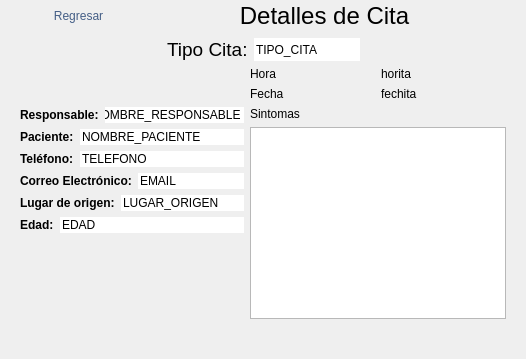
          <widget class="QWidget" name="page_6">
           <layout class="QGridLayout" name="gridLayout_4">
            <property name="leftMargin">
             <number>0</number>
            </property>
            <property name="topMargin">
             <number>0</number>
            </property>
            <property name="rightMargin">
             <number>0</number>
            </property>
            <property name="bottomMargin">
             <number>0</number>
            </property>
            <item row="4" column="2">
             <spacer name="verticalSpacer_29">
              <property name="orientation">
               <enum>Qt::Vertical</enum>
              </property>
              <property name="sizeType">
               <enum>QSizePolicy::Expanding</enum>
              </property>
              <property name="sizeHint" stdset="0">
               <size>
                <width>20</width>
                <height>40</height>
               </size>
              </property>
             </spacer>
            </item>
            <item row="1" column="1" colspan="2">
             <layout class="QHBoxLayout" name="horizontalLayout_71">
              <item>
               <spacer name="horizontalSpacer_81">
                <property name="orientation">
                 <enum>Qt::Horizontal</enum>
                </property>
                <property name="sizeHint" stdset="0">
                 <size>
                  <width>40</width>
                  <height>20</height>
                 </size>
                </property>
               </spacer>
              </item>
              <item>
               <widget class="QLabel" name="label_4">
                <property name="text">
                 <string>&lt;html&gt;&lt;head/&gt;&lt;body&gt;&lt;p&gt;&lt;span style=&quot; font-size:14pt;&quot;&gt;Tipo Cita:&lt;/span&gt;&lt;/p&gt;&lt;/body&gt;&lt;/html&gt;</string>
                </property>
               </widget>
              </item>
              <item>
               <widget class="QLineEdit" name="tipoCita">
                <property name="sizePolicy">
                 <sizepolicy hsizetype="Preferred" vsizetype="Preferred">
                  <horstretch>0</horstretch>
                  <verstretch>0</verstretch>
                 </sizepolicy>
                </property>
                <property name="styleSheet">
                 <string notr="true">border:none;</string>
                </property>
                <property name="inputMask">
                 <string/>
                </property>
                <property name="text">
                 <string>TIPO_CITA</string>
                </property>
                <property name="readOnly">
                 <bool>true</bool>
                </property>
               </widget>
              </item>
              <item>
               <spacer name="horizontalSpacer_82">
                <property name="orientation">
                 <enum>Qt::Horizontal</enum>
                </property>
                <property name="sizeHint" stdset="0">
                 <size>
                  <width>40</width>
                  <height>20</height>
                 </size>
                </property>
               </spacer>
              </item>
             </layout>
            </item>
            <item row="3" column="1">
             <spacer name="verticalSpacer_29">
              <property name="orientation">
               <enum>Qt::Vertical</enum>
              </property>
              <property name="sizeType">
               <enum>QSizePolicy::Expanding</enum>
              </property>
              <property name="sizeHint" stdset="0">
               <size>
                <width>20</width>
                <height>40</height>
               </size>
              </property>
             </spacer>
            </item>
            <item row="2" column="1">
             <layout class="QVBoxLayout" name="verticalLayout_33">
              <item>
               <spacer name="verticalSpacer_30">
                <property name="orientation">
                 <enum>Qt::Vertical</enum>
                </property>
                <property name="sizeType">
                 <enum>QSizePolicy::Minimum</enum>
                </property>
                <property name="sizeHint" stdset="0">
                 <size>
                  <width>20</width>
                  <height>40</height>
                 </size>
                </property>
               </spacer>
              </item>
              <item>
               <layout class="QHBoxLayout" name="horizontalLayout_54">
                <item>
                 <widget class="QLabel" name="label_5">
                  <property name="text">
                   <string>&lt;html&gt;&lt;head/&gt;&lt;body&gt;&lt;p&gt;&lt;span style=&quot; font-weight:600;&quot;&gt;Responsable:&lt;/span&gt;&lt;/p&gt;&lt;/body&gt;&lt;/html&gt;</string>
                  </property>
                 </widget>
                </item>
                <item>
                 <widget class="QLineEdit" name="Responsable">
                  <property name="styleSheet">
                   <string notr="true">border:none;</string>
                  </property>
                  <property name="text">
                   <string>NOMBRE_RESPONSABLE</string>
                  </property>
                  <property name="readOnly">
                   <bool>true</bool>
                  </property>
                 </widget>
                </item>
               </layout>
              </item>
              <item>
               <layout class="QHBoxLayout" name="horizontalLayout_55">
                <item>
                 <widget class="QLabel" name="label_6">
                  <property name="text">
                   <string>&lt;html&gt;&lt;head/&gt;&lt;body&gt;&lt;p&gt;&lt;span style=&quot; font-weight:600;&quot;&gt;Paciente:&lt;/span&gt;&lt;/p&gt;&lt;/body&gt;&lt;/html&gt;</string>
                  </property>
                 </widget>
                </item>
                <item>
                 <widget class="QLineEdit" name="paciente">
                  <property name="styleSheet">
                   <string notr="true">border:none;</string>
                  </property>
                  <property name="text">
                   <string>NOMBRE_PACIENTE</string>
                  </property>
                  <property name="readOnly">
                   <bool>true</bool>
                  </property>
                 </widget>
                </item>
               </layout>
              </item>
              <item>
               <layout class="QHBoxLayout" name="horizontalLayout_56">
                <item>
                 <widget class="QLabel" name="label_7">
                  <property name="text">
                   <string>&lt;html&gt;&lt;head/&gt;&lt;body&gt;&lt;p&gt;&lt;span style=&quot; font-weight:600;&quot;&gt;Teléfono:&lt;/span&gt;&lt;/p&gt;&lt;/body&gt;&lt;/html&gt;</string>
                  </property>
                 </widget>
                </item>
                <item>
                 <widget class="QLineEdit" name="telelefono">
                  <property name="styleSheet">
                   <string notr="true">border:none;</string>
                  </property>
                  <property name="text">
                   <string>TELEFONO</string>
                  </property>
                  <property name="readOnly">
                   <bool>true</bool>
                  </property>
                 </widget>
                </item>
               </layout>
              </item>
              <item>
               <layout class="QHBoxLayout" name="horizontalLayout_57">
                <item>
                 <widget class="QLabel" name="label_8">
                  <property name="text">
                   <string>&lt;html&gt;&lt;head/&gt;&lt;body&gt;&lt;p&gt;&lt;span style=&quot; font-weight:600;&quot;&gt;Correo Electrónico:&lt;/span&gt;&lt;/p&gt;&lt;/body&gt;&lt;/html&gt;</string>
                  </property>
                 </widget>
                </item>
                <item>
                 <widget class="QLineEdit" name="correo">
                  <property name="styleSheet">
                   <string notr="true">border:none;</string>
                  </property>
                  <property name="text">
                   <string>EMAIL</string>
                  </property>
                  <property name="readOnly">
                   <bool>true</bool>
                  </property>
                 </widget>
                </item>
               </layout>
              </item>
              <item>
               <layout class="QHBoxLayout" name="horizontalLayout_58">
                <item>
                 <widget class="QLabel" name="lugartext">
                  <property name="text">
                   <string>&lt;html&gt;&lt;head/&gt;&lt;body&gt;&lt;p&gt;&lt;span style=&quot; font-weight:600;&quot;&gt;Lugar de origen:&lt;/span&gt;&lt;/p&gt;&lt;/body&gt;&lt;/html&gt;</string>
                  </property>
                 </widget>
                </item>
                <item>
                 <widget class="QLineEdit" name="lugar">
                  <property name="styleSheet">
                   <string notr="true">border:none;</string>
                  </property>
                  <property name="text">
                   <string>LUGAR_ORIGEN</string>
                  </property>
                  <property name="readOnly">
                   <bool>true</bool>
                  </property>
                 </widget>
                </item>
               </layout>
              </item>
              <item>
               <layout class="QHBoxLayout" name="horizontalLayout_59">
                <item>
                 <widget class="QLabel" name="label_10">
                  <property name="text">
                   <string>&lt;html&gt;&lt;head/&gt;&lt;body&gt;&lt;p&gt;&lt;span style=&quot; font-weight:600;&quot;&gt;Edad:&lt;/span&gt;&lt;/p&gt;&lt;/body&gt;&lt;/html&gt;</string>
                  </property>
                 </widget>
                </item>
                <item>
                 <widget class="QLineEdit" name="edad">
                  <property name="styleSheet">
                   <string notr="true">border:none;</string>
                  </property>
                  <property name="text">
                   <string>EDAD</string>
                  </property>
                  <property name="readOnly">
                   <bool>true</bool>
                  </property>
                 </widget>
                </item>
               </layout>
              </item>
             </layout>
            </item>
            <item row="2" column="2" rowspan="2">
             <layout class="QVBoxLayout" name="verticalLayout_34">
              <item>
               <layout class="QHBoxLayout" name="horizontalLayout_72">
                <item>
                 <widget class="QLabel" name="tHora">
                  <property name="text">
                   <string>Hora</string>
                  </property>
                 </widget>
                </item>
                <item>
                 <widget class="QLabel" name="hora">
                  <property name="text">
                   <string>horita</string>
                  </property>
                 </widget>
                </item>
               </layout>
              </item>
              <item>
               <layout class="QHBoxLayout" name="horizontalLayout_77">
                <item>
                 <widget class="QLabel" name="fecha">
                  <property name="text">
                   <string>Fecha</string>
                  </property>
                 </widget>
                </item>
                <item>
                 <widget class="QLabel" name="label_13">
                  <property name="text">
                   <string>fechita</string>
                  </property>
                 </widget>
                </item>
               </layout>
              </item>
              <item>
               <layout class="QVBoxLayout" name="verticalLayout_32">
                <item>
                 <widget class="QLabel" name="label_12">
                  <property name="text">
                   <string>Sintomas</string>
                  </property>
                 </widget>
                </item>
                <item>
                 <widget class="QPlainTextEdit" name="sintomas"/>
                </item>
               </layout>
              </item>
             </layout>
            </item>
            <item row="0" column="1" colspan="2">
             <layout class="QHBoxLayout" name="horizontalLayout_80">
              <item>
               <widget class="QPushButton" name="regresar_citasDoc">
                <property name="minimumSize">
                 <size>
                  <width>117</width>
                  <height>32</height>
                 </size>
                </property>
                <property name="styleSheet">
                 <string notr="true">border:none;
font: 13pt &quot;MS Shell Dlg 2&quot;;
color: rgb(68, 94, 134);
background-color:transparent;</string>
                </property>
                <property name="text">
                 <string>Regresar</string>
                </property>
                <property name="icon">
                 <iconset resource="imgs/imgs.qrc">
                  <normaloff>:/imgs/backArrow.png</normaloff>:/imgs/backArrow.png</iconset>
                </property>
                <property name="iconSize">
                 <size>
                  <width>25</width>
                  <height>25</height>
                 </size>
                </property>
               </widget>
              </item>
              <item>
               <spacer name="horizontalSpacer_83">
                <property name="orientation">
                 <enum>Qt::Horizontal</enum>
                </property>
                <property name="sizeHint" stdset="0">
                 <size>
                  <width>40</width>
                  <height>20</height>
                 </size>
                </property>
               </spacer>
              </item>
              <item>
               <widget class="QLabel" name="label_2">
                <property name="text">
                 <string>&lt;html&gt;&lt;head/&gt;&lt;body&gt;&lt;p align=&quot;center&quot;&gt;&lt;span style=&quot; font-size:18pt;&quot;&gt;Detalles de Cita&lt;/span&gt;&lt;/p&gt;&lt;/body&gt;&lt;/html&gt;</string>
                </property>
               </widget>
              </item>
              <item>
               <spacer name="horizontalSpacer_84">
                <property name="orientation">
                 <enum>Qt::Horizontal</enum>
                </property>
                <property name="sizeHint" stdset="0">
                 <size>
                  <width>40</width>
                  <height>20</height>
                 </size>
                </property>
               </spacer>
              </item>
             </layout>
            </item>
            <item row="4" column="3">
             <spacer name="horizontalSpacer_19">
              <property name="orientation">
               <enum>Qt::Horizontal</enum>
              </property>
              <property name="sizeType">
               <enum>QSizePolicy::Fixed</enum>
              </property>
              <property name="sizeHint" stdset="0">
               <size>
                <width>20</width>
                <height>20</height>
               </size>
              </property>
             </spacer>
            </item>
            <item row="3" column="0">
             <spacer name="horizontalSpacer_100">
              <property name="orientation">
               <enum>Qt::Horizontal</enum>
              </property>
              <property name="sizeType">
               <enum>QSizePolicy::Fixed</enum>
              </property>
              <property name="sizeHint" stdset="0">
               <size>
                <width>20</width>
                <height>20</height>
               </size>
              </property>
             </spacer>
            </item>
           </layout>
          </widget>
